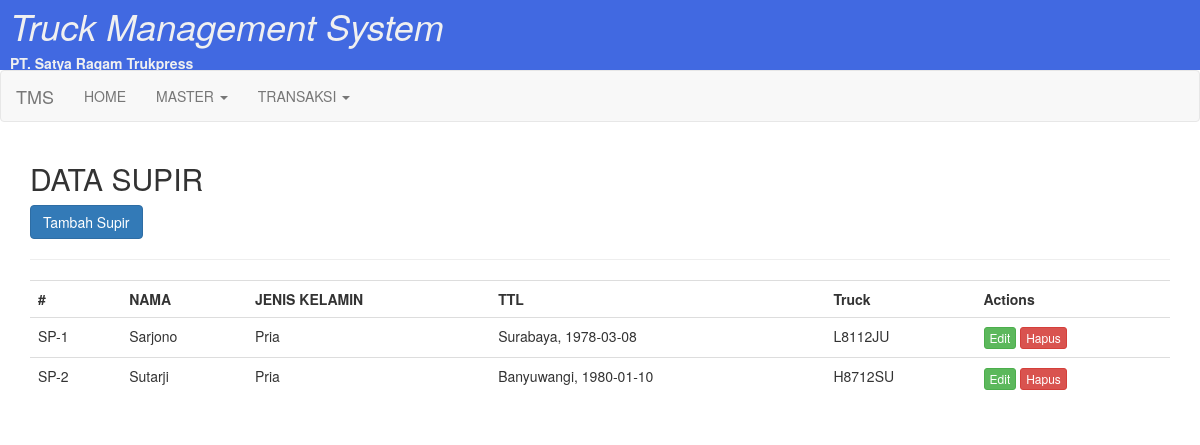
Page /data_supir.php (signed in) on the committed database.
### tables this page shows
CREATE TABLE `data_supir` (
  `id_supir` varchar(15) NOT NULL,
  `nama_supir` varchar(50) DEFAULT NULL,
  `jenis_kelamin` varchar(50) DEFAULT NULL,
  `tempat_lahir` varchar(50) DEFAULT NULL,
  `tgl_lahir` date DEFAULT NULL,
  `no_plat_truk` varchar(15) DEFAULT NULL,
  PRIMARY KEY (`id_supir`),
  KEY `fk_truk` (`no_plat_truk`),
  CONSTRAINT `fk_truk` FOREIGN KEY (`no_plat_truk`) REFERENCES `data_truck` (`no_plat`) ON DELETE CASCADE ON UPDATE CASCADE
);

### data_supir.php (the view)
<?php
include('header.php');
include('koneksi.php');
$sql = "SELECT * FROM data_supir";
$tampil = mysqli_query($conn, $sql);
?>
<div id="supir" class="row">
  <div class="col-sm-12">
    <h2>DATA SUPIR</h2>
    <a href="form_supir.php" class="btn btn-primary">Tambah Supir</a>
    <hr>
    <table class="table">
      <tr>
        <th>#</th>
        <th>NAMA</th>
        <th>JENIS KELAMIN</th>
        <th>TTL</th>
        <th>Truck</th>
        <th>Actions</th>
      </tr>
      <?php
      while($data = mysqli_fetch_array($tampil)) {
        ?>
        <tr>
          <td><?php echo $data['id_supir']; ?></td>
          <td><?php echo $data['nama_supir']; ?></td>
          <td><?php echo $data['jenis_kelamin']; ?></td>
          <td><?php echo $data['tempat_lahir'].', '.$data['tgl_lahir']; ?></td>
          <td><?php echo $data['no_plat_truk']; ?></td>
          <td>
            <a href="edit_supir.php?id=<?php echo $data['id_supir']; ?>" class="btn btn-xs btn-success">Edit</a>
            <a onclick="return confirm('Kamu yakin menghapus supir ini ?')" href="hapus_supir.php?id=<?php echo $data['id_supir']; ?>" class="btn btn-danger btn-xs">Hapus</a>
          </td>
      </tr>
      <?php } ?>
    </table>
  </div>
</div>
<?php
include('footer.php');
?>

### style.css (style rules this page uses)
* { margin: 0; padding: 0; }
body { font-family: 'Segoe UI', Tahoma, Geneva, Verdana, sans-serif; }
.btn { text-decoration: none; color: white; padding: 5px 15px; border: 1px; border-radius: 2px; }

### rows in the picture
data_supir: id_supir "SP-1", nama_supir "Sarjono", jenis_kelamin "Pria", tempat_lahir "Surabaya", tgl_lahir "1978-03-08", no_plat_truk "L8112JU"
data_supir: id_supir "SP-2", nama_supir "Sutarji", jenis_kelamin "Pria", tempat_lahir "Banyuwangi", tgl_lahir "1980-01-10", no_plat_truk "H8712SU"
